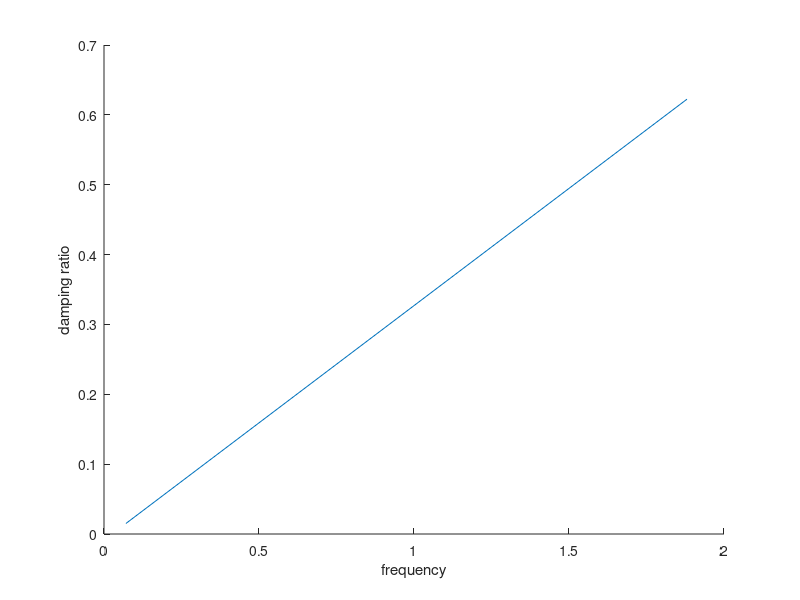

This chart was generated by the following MATLAB code: (Note: this script raises an error after producing the figure.)
%% part a)
clear; close all; clc;
load('f16_long.mat');

% normalizing Q, R using Bryson's rule
R1 = [1/(5^2) 0; 0 1/(deg2rad(25)^2)];
Q1 = [1/(500^2) 0 0 0;
      0 1/(deg2rad(2.3)^2) 0 0;
      0 0 1/(deg2rad(17.2)^2) 0;
      0 0 0 1/(deg2rad(0.5)^2)];

C = eye(4);
D = zeros(4,2);
% open-loop system
sys = ss(Along,Blong,C,D);
[Wn, zeta] = damp(sys);
figure(1); hold on;
plot(Wn, zeta);
ylabel('damping ratio');
xlabel('frequency');

% closed-loop system
r = 1000;
[K,S,E] = lqr(Along, Blong, Q1, r*R1, 0);
sys = ss(Along-Blong*K, zeros(4,2), C, D);
[Wn, zeta] = damp(sys);
plot(Wn, zeta);

r = 100;
[K,S,E] = lqr(Along, Blong, Q1, r*R1, 0);
sys = ss(Along-Blong*K, zeros(4,2), C, D);
[Wn, zeta] = damp(sys);
plot(Wn, zeta);

r = 10;
[K,S,E] = lqr(Along, Blong, Q1, r*R1, 0);
sys = ss(Along-Blong*K, zeros(4,2), C, D);
[Wn, zeta] = damp(sys);
plot(Wn, zeta);

r = 7;
[K,S,E] = lqr(Along, Blong, Q1, r*R1, 0);
sys = ss(Along-Blong*K, zeros(4,2), C, D);
[Wn, zeta] = damp(sys);
plot(Wn, zeta);
ylim([0 1.2]);
legend('open-loop', 'r=1000', 'r=100', 'r=10', 'r=7');

%% Part b)
% open-loop system
figure(2);
sys = ss(Along,Blong,C,D);
x0 = [20; 0.01; -0.01; 0.02];
initial(sys, x0);

% closed-loop system
r = 3;
[K,S,E] = lqr(Along, Blong, Q1, r*R1, 0);
sys = ss(Along-Blong*K, zeros(4,2), C, D);
figure(3);
initial(sys, x0);
[y,t,x] = initial(sys, x0);
input_u = -K*x';

% with several tuning iteration, it turns out that r=3 is the value that
% maximizes the use of the inputs.
% making sure that throttle and elevator are not over their limits
if sum(abs(input_u(1,:))>5)>=1
    display('throttle exceeds its bound');
end
if sum(abs(input_u(2,:))>deg2rad(25))>=1
    display('elevator input exceeds its bound');
end

%% Part c)
disturbance = eye(2)*10^(-4);
W_d = Blong*disturbance*Blong'; % process noise
W_n = [1 0; 0 10^(-5)];     % sensor noise

C = [1 0 0 0; 0 -1 1 0];
D = zeros(2,2);
L = lqr(Along', C', W_d, W_n);

syms s
compensator = K*inv(s*eye(4)-Along+L'*C+Blong*K)*L';
% this compensator looks very wrong. Thus, I didn't print them out.

% % plant
% sys = ss(Along, Blong, C, D);
% [y,t,x] = initial(sys,x0);
% figure(4);
% % plot for airspeed change
% plot(t,y(:,1));
% % plot for flight path angle
% figure(5);
% plot(t,y(:,2));